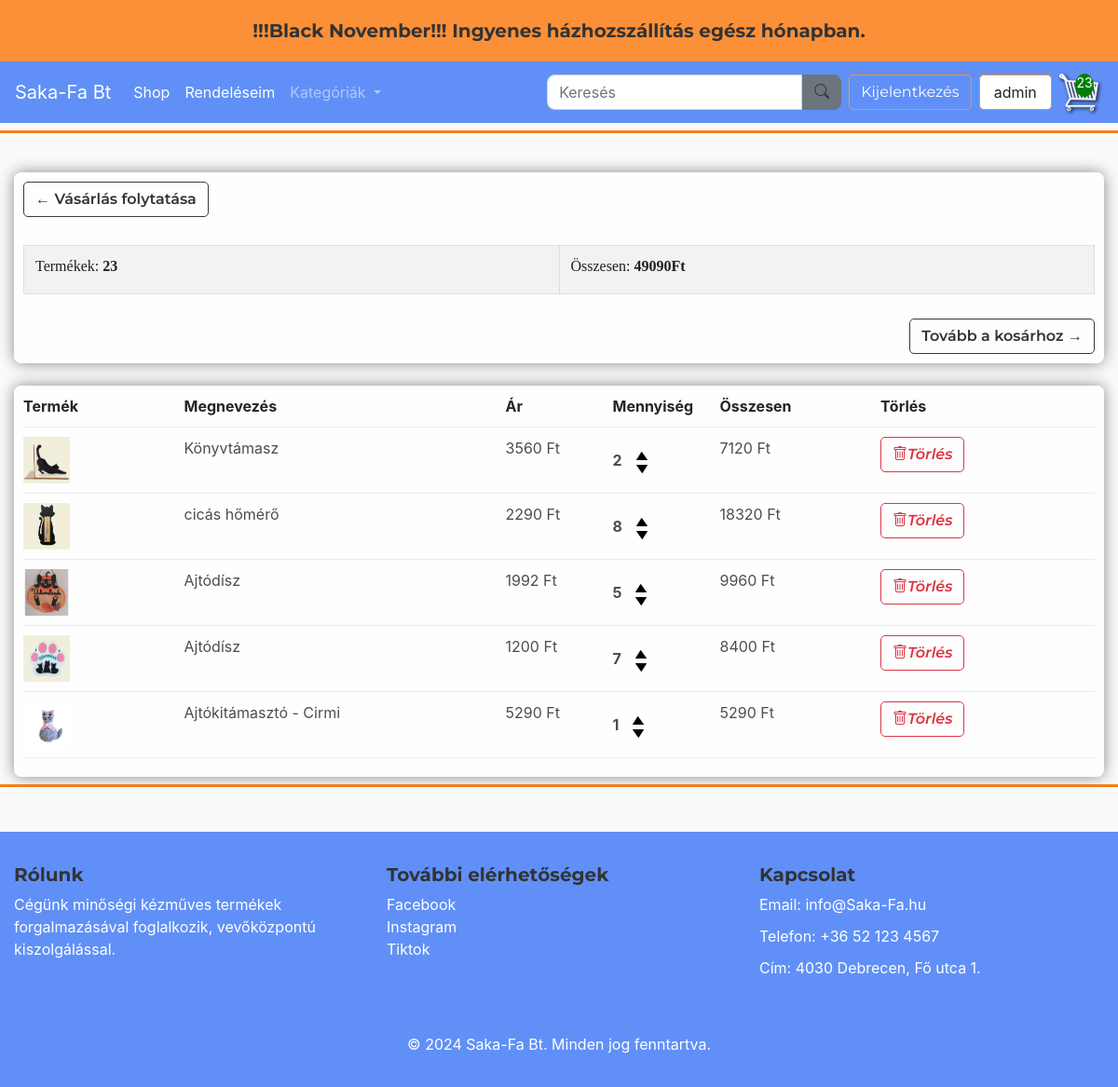
The app's page /cart/ (signed in) with its own data.
### store/models.py (models this page shows, shortened)
class Order(models.Model):
    customer = models.ForeignKey(Customer, on_delete=models.SET_NULL, null=True, blank=True, verbose_name="Vásárló")
    date_order = models.DateTimeField(auto_now_add=True, verbose_name="Rendelés dátuma")
    complete = models.BooleanField(default=False, verbose_name="Befejezett")
    transaction_id = models.CharField(max_length=100, null=True, verbose_name="Tranzakció azonosító")
    discount_percentage = models.FloatField(default=0)
    class Meta:
        verbose_name = "Rendelés"
        verbose_name_plural = "Rendelések"
    @property
    def get_cart_total(self):
        orderitems = self.orderitem_set.all()
        total = sum([item.get_total for item in orderitems])
        discount_amount = (self.discount_percentage / 100) * total
        return total - discount_amount  # Kedvezménnyel csökkentett összeg
    @property
    def get_cart_items(self):
        orderitems = self.orderitem_set.all()
        total = sum([item.quantity for item in orderitems])
        return total

class OrderItem(models.Model):
    product = models.ForeignKey(Product, on_delete=models.SET_NULL, null=True)
    order = models.ForeignKey(Order, on_delete=models.SET_NULL, null=True)
    quantity = models.IntegerField(default=0, null=True, blank=True)
    date_added = models.DateTimeField(auto_now_add=True)
    class Meta:
        verbose_name = "Rendelési tétel"
        verbose_name_plural = "Rendelési tételek"
    @property
    def get_total(self):
        if self.product and self.product.discounted_price is not None:
            return self.product.discounted_price * self.quantity  # Az akciós ár használata
        return self.product.price * self.quantity  # Ha nincs akciós ár, az alapár használata

class Product(models.Model):
    CATEGORY_CHOICES = [
        ('option1', 'FÁBÓL KÉSZÜLT'),
        ('option2', 'KÖTÖTT-HORGOLT'),
        ('option3', 'PÖTTYÖSCICA'),
        ('option4', 'TEXTIL'),
    ]
    name = models.CharField(max_length=200)
    price = models.FloatField()
    discount_percentage = models.FloatField(default=0)  # Kedvezmény százalék mező
    image = models.ImageField(null=True, blank=True)
    description = models.TextField(blank=True)
    category = models.CharField(max_length=10, choices=CATEGORY_CHOICES, default='option1')
    class Meta:
        verbose_name = "Termék"
        verbose_name_plural = "Termékek"
    @property
    def imageURL(self):
        try:
            url = self.image.url
        except:
            url = ''
        return url
    @property
    def discounted_price(self):
        if self.discount_percentage > 0:
            discount_amount = (self.discount_percentage / 100) * self.price
            return round(self.price - discount_amount, 2)
        return self.price

### store/views.py (the view)
# urls.py: path('cart/', views.cart, name="cart"),
def cart(request):
    data = cartData(request)
    context = {'items': data['items'], 'order': data['order'], 'cartItems': data['cartItems']}
    return render(request, 'store/cart.html', context)

### store/views.py (called while the page is built)
def cartData(request):
    if request.user.is_authenticated:
        customer = request.user.customer
        orders = Order.objects.filter(customer=customer, complete=False)
        if orders.exists():
            order = orders.first()
            items = order.orderitem_set.all()
            cartItems = order.get_cart_items
        else:
            items = []
            cartItems = 0
            order = {'get_cart_total': 0, 'get_cart_items': 0}  # Üres kosár
    else:
        items = []
        cartItems = 0
        order = {'get_cart_total': 0, 'get_cart_items': 0}  # Üres kosár
    return {'cartItems': cartItems, 'order': order, 'items': items}

### store/templates/store/cart.html
{% extends 'store/main.html' %}
{% load static %}
{% block content %}
<div class="row">
    <div class="col-lg-12">
        <div class="box-element ">
            <a class="btn btn-outline-dark btn-top-left"  href="{% url 'store' %}">&#x2190; Vásárlás folytatása</a>
            <table class="table"><br><br>
                <tr>
                    <th><h5>Termékek: <strong>{{order.get_cart_items}}</strong></h5></th>
                    <th><h5>Összesen: <strong>{{order.get_cart_total|floatformat:0}}Ft</strong></h5></th>
                </tr>
            </table><br><br>
            <a class="btn btn-outline-dark btn-bottom-right" href="{% url 'checkout' %}">Tovább a kosárhoz &#x2192;</a>
        </div><br>
        <div class="box-element">
            <div class="cart-row">
                <div style="flex-basis: 15%"><strong>Termék</strong></div>
                <div style="flex-basis: 30%"><strong>Megnevezés</strong></div>
                <div style="flex-basis: 10%"><strong>Ár</strong></div>
                <div style="flex-basis: 10%"><strong>Mennyiség</strong></div>
                <div style="flex-basis: 15%"><strong>Összesen</strong></div>
                <div style="flex-basis: 20%"><strong>Törlés</strong></div>
            </div>
            {% for item in items %}
            <div class="cart-row" data-product="{{ item.product.id }}">
                <div style="flex-basis: 15%">
                    <a href="{% url 'product_detail' item.product.id %}">
                        <img class="row-image" src="{{ item.product.imageURL }}">
                    </a>
                </div>
                <div style="flex-basis: 30%"><p>{{ item.product.name }}</p></div>
                <div style="flex-basis: 10%"><p>{{ item.product.discounted_price|floatformat:0 }} Ft</p></div>
                <div style="flex-basis: 10%; display: flex; justify-content: flex-start; align-items: center;">
                    <div style="display: inline-flex; align-items: center; gap: 5px;">
                        <p class="quantity" style="margin: 0;">{{ item.quantity }}</p>
                        <div class="quantity">
                            <img data-product="{{ item.product.id }}" data-action="add" class="chg-quantity update-cart" src="{% static 'images/arrow-up.png' %}">
                            <img data-product="{{ item.product.id }}" data-action="remove" class="chg-quantity update-cart" src="{% static 'images/arrow-down.png' %}">
                        </div>
                    </div>
                </div>
                <div style="flex-basis: 15%"><p>{{ item.get_total|floatformat:0 }} Ft</p></div>
                <div style="flex-basis: 20%"><button class="delete-btn btn btn-outline-danger btn-delete" data-action="delete"><i class="bi bi-trash">Törlés</i></button></div>
            </div>
            {% endfor %}
        </div>
    </div>
</div>
{% endblock content %}

### store/templates/store/main.html (shortened to what this page needs)
<!DOCTYPE html>
{% load static %}
<html lang="hu">
<head>
    <link href="https://cdnjs.cloudflare.com/ajax/libs/bootstrap-icons/1.10.0/font/bootstrap-icons.min.css" rel="stylesheet">
    <link rel="stylesheet" href="https://cdnjs.cloudflare.com/ajax/libs/font-awesome/6.0.0-beta3/css/all.min.css">
    <link rel="stylesheet" href="https://stackpath.bootstrapcdn.com/bootstrap/4.4.1/css/bootstrap.min.css">
    <link rel="stylesheet" type="text/css" href="{% static 'css/main.css' %}">
</head>
<body>
<div class="custom-banner">
    <p><h4>!!!Black November!!! Ingyenes házhozszállítás egész hónapban.</h4></p>
</div>
<nav class="navbar navbar-expand-lg navbar-dark bg-primary ">
    <a class="navbar-brand" href="{% url 'index' %}">Saka-Fa Bt</a>
    <div class="collapse navbar-collapse" id="navbarSupportedContent">
        <ul class="navbar-nav mr-auto">
            <li class="nav-item active">
                <a class="nav-link" href="{% url 'store' %}">Shop</a>
            </li>
            <li class="nav-item active">
                <a class="nav-link" href="{% url 'order_list' %}">Rendeléseim</a>
            </li>
            <li class="nav-item dropdown">
                <a class="nav-link dropdown-toggle" href="#" id="navbarDropdown" role="button" data-toggle="dropdown" aria-haspopup="true" aria-expanded="false">
                  Kategóriák
                </a>
              </li>
        </ul>
        <form class="d-flex align-items-center my-2 my-lg-0" method="GET" action="{% url 'search' %}">
            <input class="form-control mr-0" type="search" name="q" placeholder="Keresés" aria-label="Search">
            <button class="btn btn-secondary mr-2 custom-button" type="submit"><i class="bi bi-search" ></i></button>
        </form>
        <div class="form-inline my-2 my-lg-0">
            <div class="user-status" style="display: flex; align-items: center;">
                {% if user.is_authenticated %}
                    <form id="logout-form" method="POST" action="{% url 'logout' %}">
                        <button class="btn btn-outline-warning user-btn">Kijelentkezés</button>
                    </form>
                    <p class="user">{{ user.username }}</p>
                {% else %}
                    <a href="{% url 'login' %}" class="btn btn-outline-warning user-btn">Bejelentkezés</a>
                {% endif %}
            </div>
            {% if user.is_authenticated %}
            <div class="cart-container">
                <a href="{% url 'cart' %}" id="cart-icon-link">
                    <span id="cart-total">{{ cartItems }}</span>
                </a>
            </div>
            {% endif %}
        </div>
    </div>
</nav>
<div class="separator"></div>
<div class="container">
    <br>
    {% block content %}
    {% endblock content %}
</div>
<div class="separator"></div>
<footer class="footer  text-white mt-5 py-4">
    <div class="container">
        <div class="row">
            <div class="col-lg-4 col-md-6 mb-4">
                <h4>Rólunk</h4>
                <p>Cégünk minőségi kézműves termékek forgalmazásával foglalkozik, vevőközpontú kiszolgálással.</p>
            </div>
            <div class="col-lg-4 col-md-6 mb-4">
                <h4>További elérhetőségek</h4>
                <ul class="list-unstyled">
                    <a href="https://www.facebook.com" target="_blank">Facebook</a>
                    <br><a href="https://www.instagram.com" target="_blank">Instagram</a><br>
                    <a href="https://www.tiktok.com" target="_blank">Tiktok</a>
                </ul>
            </div>
            <div class="col-lg-4 col-md-6 mb-4">
                <h4>Kapcsolat</h4>
                <p>Email: info@Saka-Fa.hu</p>
                <p>Telefon: +36 52 123 4567</p>
                <p>Cím: 4030 Debrecen, Fő utca 1.</p>
            </div>
        </div>
        <div class="text-center mt-4">
            <p>&copy; 2024 Saka-Fa Bt. Minden jog fenntartva.</p>
        </div>
    </div>
</footer>
</body>
</html>

### static/css/main.css (style rules this page uses)
body { background-color: hsl(0, 0%, 98%); }
.custom-banner { background-color: #fc9038; color: black; padding: 5px 0; text-align: center; }
.navbar { background-color: #6090f7 !important; }
.separator { height: 3px; background-color:#fd7e14; margin-top: 8px; margin-bottom: 8px; }
h1,h2,h3,h4,h5,h6 { color:hsl(0, 0%, 30%); font-family: 'Lora', serif; }
.box-element { box-shadow:hsl(0, 0%, 53%) 0 0 16px; background-color: #fff; border-radius: 8px; padding: 10px; flex-grow: 1; position: relative; z-index: 2; background: rgba(255, 255, 255, 0.8); min-height: 150px; display: flex; flex-direction: column; justify-content: space-between; }
.box-element .btn-top-left { position: absolute; top: 10px; left: 10px; }
.box-element .btn-bottom-right { position: absolute; bottom: 10px; right: 10px; }
.box-element p { color:hsl(0, 0%, 30%); }
.filter-card-description h4, h5 { font-size: 1em; font-weight: 400; color: #1E1F20; margin-bottom: 8px; }
.btn, h4, h6 { font-family: 'Montserrat', sans-serif; font-size: 1em; color: #333333; font-weight: 600; }
h4 { font-size: 1.25em; font-weight: bold; }
.cart-container { position: relative; display: inline-block; }
#cart-total { position: absolute; top: 5px; left: 20px; background-color: green; color: white; width: 20px; height: 25px; border-radius: 50%; text-align: center; line-height: 20px; font-size: 14px; font-weight: normal; }
.col-lg-4, .col-lg-6, .col-lg-8, .col-lg-12 { margin-top: 10px; }
.btn { border-radius: 5px; }
.btn-delete { color:#dc3545; }
.user-btn { color: white !important; border-color: #fc9038; font-weight: 400; }
.custom-button { border-radius: 0 8px 8px 0; }
.form-control { border-radius: 8px 0 0 8px; width: 100%; }
.cart-row { display: flex; align-items: flex-stretch; padding-bottom: 10px; margin-bottom: 10px; border-bottom: 1px solid #ececec; }
.quantity { display: inline-block; font-weight: 700; padding-right:10px; }
.chg-quantity { width: 12px; cursor: pointer; display: block; margin-top: 5px; transition:.1s; }
.user { display: inline-block; padding: 0.375rem 0.95rem; font-size: 1rem; font-weight: 400; color: #212529; background-color: #fff; border: 1px solid #fc9038; border-radius: 0px; transition: background-color 0.15s ease-in-out, border-color 0.15s ease-in-out; white-space: nowrap; overflow: hidden; text-overflow: ellipsis; margin: 5px 0px 5px 8px; border-radius: 5px; margin-right: 5px; }
table { width: 100%; border-collapse: collapse; margin-top: 20px; }
th, td { border: 1px solid #ddd; padding: 10px; text-align: left; width: 100px; height: auto; }
th { background-color: #f2f2f2; font-weight: bold; }
.row-image { width: 50px; max-width: 50px; height: 50px; object-fit: cover; }
.footer { background-color: #6090f7; color: #ffffff; padding: 40px 0; width: 100%; }
.footer a { color: #ffffff; text-decoration: none; }
.footer p, .footer ul { margin-bottom: 10px; }
.footer ul { padding-left: 0; }
.mb-4 { margin-bottom: 1.5rem; }
.container { max-width: 1200px; margin: 0 auto; }

### records on screen
Order: get_cart_items "23", get_cart_total "49090"
OrderItem: product.imageURL (picture), product.name "Könyvtámasz", product.discounted_price "3560", quantity "2", get_total "7120"
OrderItem: product.imageURL (picture), product.name "cicás hőmérő", product.discounted_price "2290", quantity "8", get_total "18320"
OrderItem: product.imageURL (picture), product.name "Ajtódísz", product.discounted_price "1992", quantity "5", get_total "9960"
OrderItem: product.imageURL (picture), product.name "Ajtódísz", product.discounted_price "1200", quantity "7", get_total "8400"
OrderItem: product.imageURL (picture), product.name "Ajtókitámasztó - Cirmi", product.discounted_price "5290", quantity "1", get_total "5290"

### other values on screen
{{ user.username }} "admin"
{{ cartItems }} "23"
